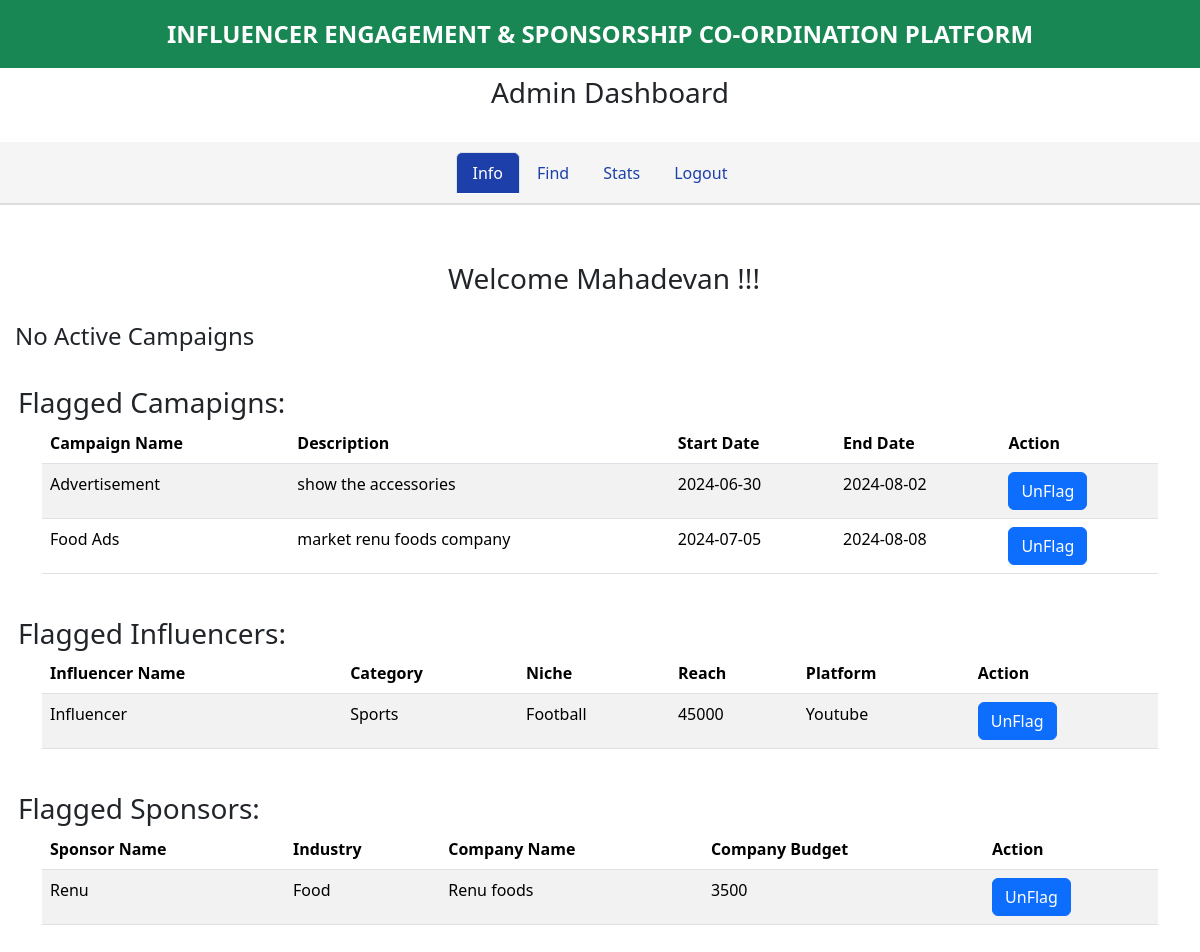
/admin_dash (signed in), run on the app's committed database.
### application/models.py (models this page shows)
class Admin(UserMixin,db.Model):
    id = db.Column(db.Integer(), primary_key = True)   #0
    username = db.Column(db.String(), nullable = False, unique = True)
    password = db.Column(db.String(), nullable = False)
    admin_id = db.Column(db.Integer(), db.ForeignKey("user.id"), nullable = False)

class Campaigns(db.Model):
    id = db.Column(db.Integer(), primary_key = True)
    name = db.Column(db.String(), nullable = False)
    description = db.Column(db.String())
    campaign_budget = db.Column(db.Integer(), nullable = False)
    start_date = db.Column(db.Date(), nullable = False)
    end_date = db.Column(db.Date(), nullable = False)
    visibility = db.Column(db.String(), nullable = False)
    goals = db.Column(db.String(), nullable = False)
    niche = db.Column(db.String(), nullable = False)
    flagged = db.Column(db.Integer(), default = 0)
    sponsor_id = db.Column(db.Integer(), db.ForeignKey("sponsor.id"), nullable = False)
    adrequests = db.relationship('Adrequests', backref = 'campaigns')

class Influencer(db.Model):    #2
    id = db.Column(db.Integer(), primary_key = True)
    name = db.Column(db.String(), nullable = False)
    category = db.Column(db.String(), nullable = False)
    reach = db.Column(db.Integer(), nullable = False)
    niche = db.Column(db.String(), nullable = False)
    platform = db.Column(db.String(), nullable = False)
    username = db.Column(db.String(), nullable = False, unique = True)
    password = db.Column(db.String(), nullable = False)
    flagged = db.Column(db.Integer(), default = 0)
    adrequests = db.relationship('Adrequests', backref = 'influencer')
    influencer_id = db.Column(db.Integer(), db.ForeignKey("user.id"), nullable = False)

class Sponsor(db.Model):
    id = db.Column(db.Integer(), primary_key = True)   #1
    company_name = db.Column(db.String(), nullable = False)
    company_budget = db.Column(db.String(), nullable = False)
    username = db.Column(db.String(), nullable = False, unique = True)
    password = db.Column(db.String(), nullable = False)
    industry = db.Column(db.String(), nullable = False)
    flagged = db.Column(db.Integer(), default = 0)
    campaigns = db.relationship('Campaigns', backref = 'sponsor')
    sponsor_id = db.Column(db.Integer(), db.ForeignKey("user.id"), nullable = False)

### application/routes.py (the view)
@app.route('/admin_dash', methods=['GET','POST'])
@login_required
def admin_dash():
    id = current_user.id
    admin = Admin.query.get(id)
    u_name = admin.username
    all_campaigns = Campaigns.query.filter_by(flagged=0).all()
    active_campaigns = []
    for campaign in all_campaigns:
            if(campaign_isactive(campaign.start_date,campaign.end_date,date.today())):
                active_campaigns.append(campaign)
    flagged_influencers = Influencer.query.filter_by(flagged=1).all()
    flagged_sponsors = Sponsor.query.filter_by(flagged=1).all()
    flagged_campaigns = Campaigns.query.filter_by(flagged=1).all()
    return render_template('admin_dashboard.html', current_user = u_name, u_name = u_name,
                                        active_campaigns=active_campaigns,
                                        calculate_campaign_progress=calculate_campaign_progress,
                                       flagged_influencers=flagged_influencers, flagged_sponsors=flagged_sponsors,
                                       flagged_campaigns=flagged_campaigns)

### app.py (called while the page is built)
def create_app():
    app = Flask(__name__)
    app.debug = True
    app.config['SECRET_KEY'] = 'secretkey'
    app.config['SQLALCHEMY_DATABASE_URI'] = "sqlite:///iescpdata.sqlite3"
    db.init_app(app)
    my_login_manager = LoginManager()
    my_login_manager.init_app(app)
    from application.models import User
    @my_login_manager.user_loader
    def load_user(user_id):
        return User.query.get(int(user_id))
    app.app_context().push()
    return app

### application/routes.py (called while the page is built)
def campaign_isactive(start_date,end_date,present_date):
    present_date = date.today()
    return start_date <= present_date < end_date

### templates/admin_dashboard.html (shortened to what this page needs)
<!DOCTYPE html>
<html>
    <head>
        <link rel="stylesheet" href="static/style.css">
        <link href="https://cdn.jsdelivr.net/npm/bootstrap@5.3.3/dist/css/bootstrap.min.css" rel="stylesheet">
    </head>
    <body>
        <div class="text-bg-success p-3" style="text-align: center; font-size: x-large; font-weight: 650;">INFLUENCER ENGAGEMENT & SPONSORSHIP CO-ORDINATION PLATFORM</div>
        <h3 style="padding-left: 20px; text-align: center;">Admin Dashboard</h3>
        <br>
        <ul class="nav nav-tabs justify-content-center">
            <li class="nav-item">
              <a class="nav-link active" aria-current="page" href="#">Info</a>
            </li>
            <li class="nav-item">
              <a class="nav-link" href="/admin_find">Find</a>
            </li>
            <li class="nav-item">
              <a class="nav-link" href="/admin_stats">Stats</a>
            </li>
            <li class="nav-item">
                <a class="nav-link" href="/admin_logout">Logout</a>
            </li>
          </ul>
          <br>
          <h3 class="headings" style="text-align: center;">Welcome <span>{{u_name}} !!!</span></h3>
          <br>
        {% if active_campaigns %}
          <h3 class="headings" style="padding-left: 15px;">Active Camapigns:</h3>
          <div class="container">
            <table class="table table-striped">
                <thead>
                    <tr>
                        <th scope="col">Campaign Name</th>
                        <th scope="col">Description</th>
                        <th scope="col">Start Date</th>
                        <th scope="col">End Date</th>
                        <th scope="col">Progress</th>
                        <th scope="col">Action</th>
                    </tr>
                </thead>
                <tbody>
                    {% for campaign in active_campaigns %}
                    <tr>
                        <td>{{ campaign.name }}</td>
                        <td>{{ campaign.description }}</td>
                        <td>{{ campaign.start_date }}</td>
                        <td>{{ campaign.end_date }}</td>
                        <td>{{ calculate_campaign_progress(campaign.start_date, campaign.end_date) }}%</td>
                        <td><a href="{{ url_for('flag_campaign', campaign_id=campaign.id) }}"><button type="button" class="btn btn-danger">Flag</button></td></a>
                    </tr>
                    {% endfor %}
                </tbody>
            </table>
        </div>
        {% else %}
        <h4 style="padding-left: 15px;">No Active Campaigns</h4>
        {% endif %}
        <br>
        {% if flagged_campaigns %}
          <h3 class="headings" style="padding-left: 15px;">Flagged Camapigns:</h3>
          <div class="container">
            <table class="table table-striped">
                <thead>
                    <tr>
                        <th scope="col">Campaign Name</th>
                        <th scope="col">Description</th>
                        <th scope="col">Start Date</th>
                        <th scope="col">End Date</th>
                        <th scope="col">Action</th>
                    </tr>
                </thead>
                <tbody>
                    {% for campaign in flagged_campaigns %}
                    <tr>
                        <td>{{ campaign.name }}</td>
                        <td>{{ campaign.description }}</td>
                        <td>{{ campaign.start_date }}</td>
                        <td>{{ campaign.end_date }}</td>
                        <td><a href="{{ url_for('unflag_campaign', campaign_id=campaign.id) }}"><button type="button" class="btn btn-primary">UnFlag</button></td></a>
                    </tr>
                    {% endfor %}
                </tbody>
            </table>
        </div>
        {% else %}
        <h4 style="padding-left: 15px;">No Flagged Campaigns</h4>
        {% endif %}
        <br>
        {% if flagged_influencers %}
          <h3 class="headings" style="padding-left: 15px;">Flagged Influencers:</h3>
          <div class="container">
            <table class="table table-striped">
                <thead>
                    <tr>
                        <th scope="col">Influencer Name</th>
                        <th scope="col">Category</th>
                        <th scope="col">Niche</th>
                        <th scope="col">Reach</th>
                        <th scope="col">Platform</th>
                        <th scope="col">Action</th>
                    </tr>
                </thead>
                <tbody>
                    {% for influencer in flagged_influencers %}
                    <tr>
                        <td>{{ influencer.name }}</td>
                        <td>{{ influencer.category }}</td>
                        <td>{{ influencer.niche }}</td>
                        <td>{{ influencer.reach }}</td>
                        <td>{{ influencer.platform }}</td>
                        <td><a href="{{ url_for('unflag_influencer', influencer_id=influencer.id) }}"><button type="button" class="btn btn-primary">UnFlag</button></td></a>
                    </tr>
                    {% endfor %}
                </tbody>
            </table>
        </div>
        {% else %}
        <h4 style="padding-left: 15px;">No Flagged Influencers</h4>
        {% endif %}
        <br>
          {% if flagged_sponsors %}
          <h3 class="headings" style="padding-left: 15px;">Flagged Sponsors:</h3>
          <div class="container">
            <table class="table table-striped">
                <thead>
                    <tr>
                        <th scope="col">Sponsor Name</th>
                        <th scope="col">Industry</th>
                        <th scope="col">Company Name</th>
                        <th scope="col">Company Budget</th>
                        <th scope="col">Action</th>
                    </tr>
                </thead>
                <tbody>
                    {% for sponsor in flagged_sponsors %}
                    <tr>
                        <td>{{ sponsor.username }}</td>
                        <td>{{ sponsor.industry }}</td>
                        <td>{{ sponsor.company_name }}</td>
                        <td>{{ sponsor.company_budget }}</td>
                        <td><a href="{{ url_for('unflag_sponsor', sponsor_id=sponsor.id) }}"><button type="button" class="btn btn-primary">UnFlag</button></td></a>
                    </tr>
                    {% endfor %}
                </tbody>
            </table>
        </div>
        {% else %}
        <h4 style="padding-left: 15px;">No Flagged Sponsors</h4>
        {% endif %}
        <br>
    </body>
</html>

### static/style.css (style rules this page uses)
* { margin: 0px; }
.headings { margin: 3px; padding-left: 8px; }

### templates/admin_dashboard.html (style rules this page uses)
.nav-tabs { background-color: #f5f5f5; border-bottom: 2px solid #dddddd; padding-top: 10px; padding-bottom: 10px; margin-bottom: 30px; }
.nav-tabs .nav-link { color: #1c3faa; }
.nav-tabs .nav-link.active { background-color: #1c3faa; color: white; }

### data on the page
Admin: username "Mahadevan"
Campaigns: name "Advertisement", description "show the accessories", start_date "2024-06-30", end_date "2024-08-02"
Campaigns: name "Food Ads", description "market renu foods company", start_date "2024-07-05", end_date "2024-08-08"
Influencer: name "Influencer", category "Sports", niche "Football", reach "45000", platform "Youtube"
Sponsor: username "Renu", industry "Food", company_name "Renu foods", company_budget "3500"
